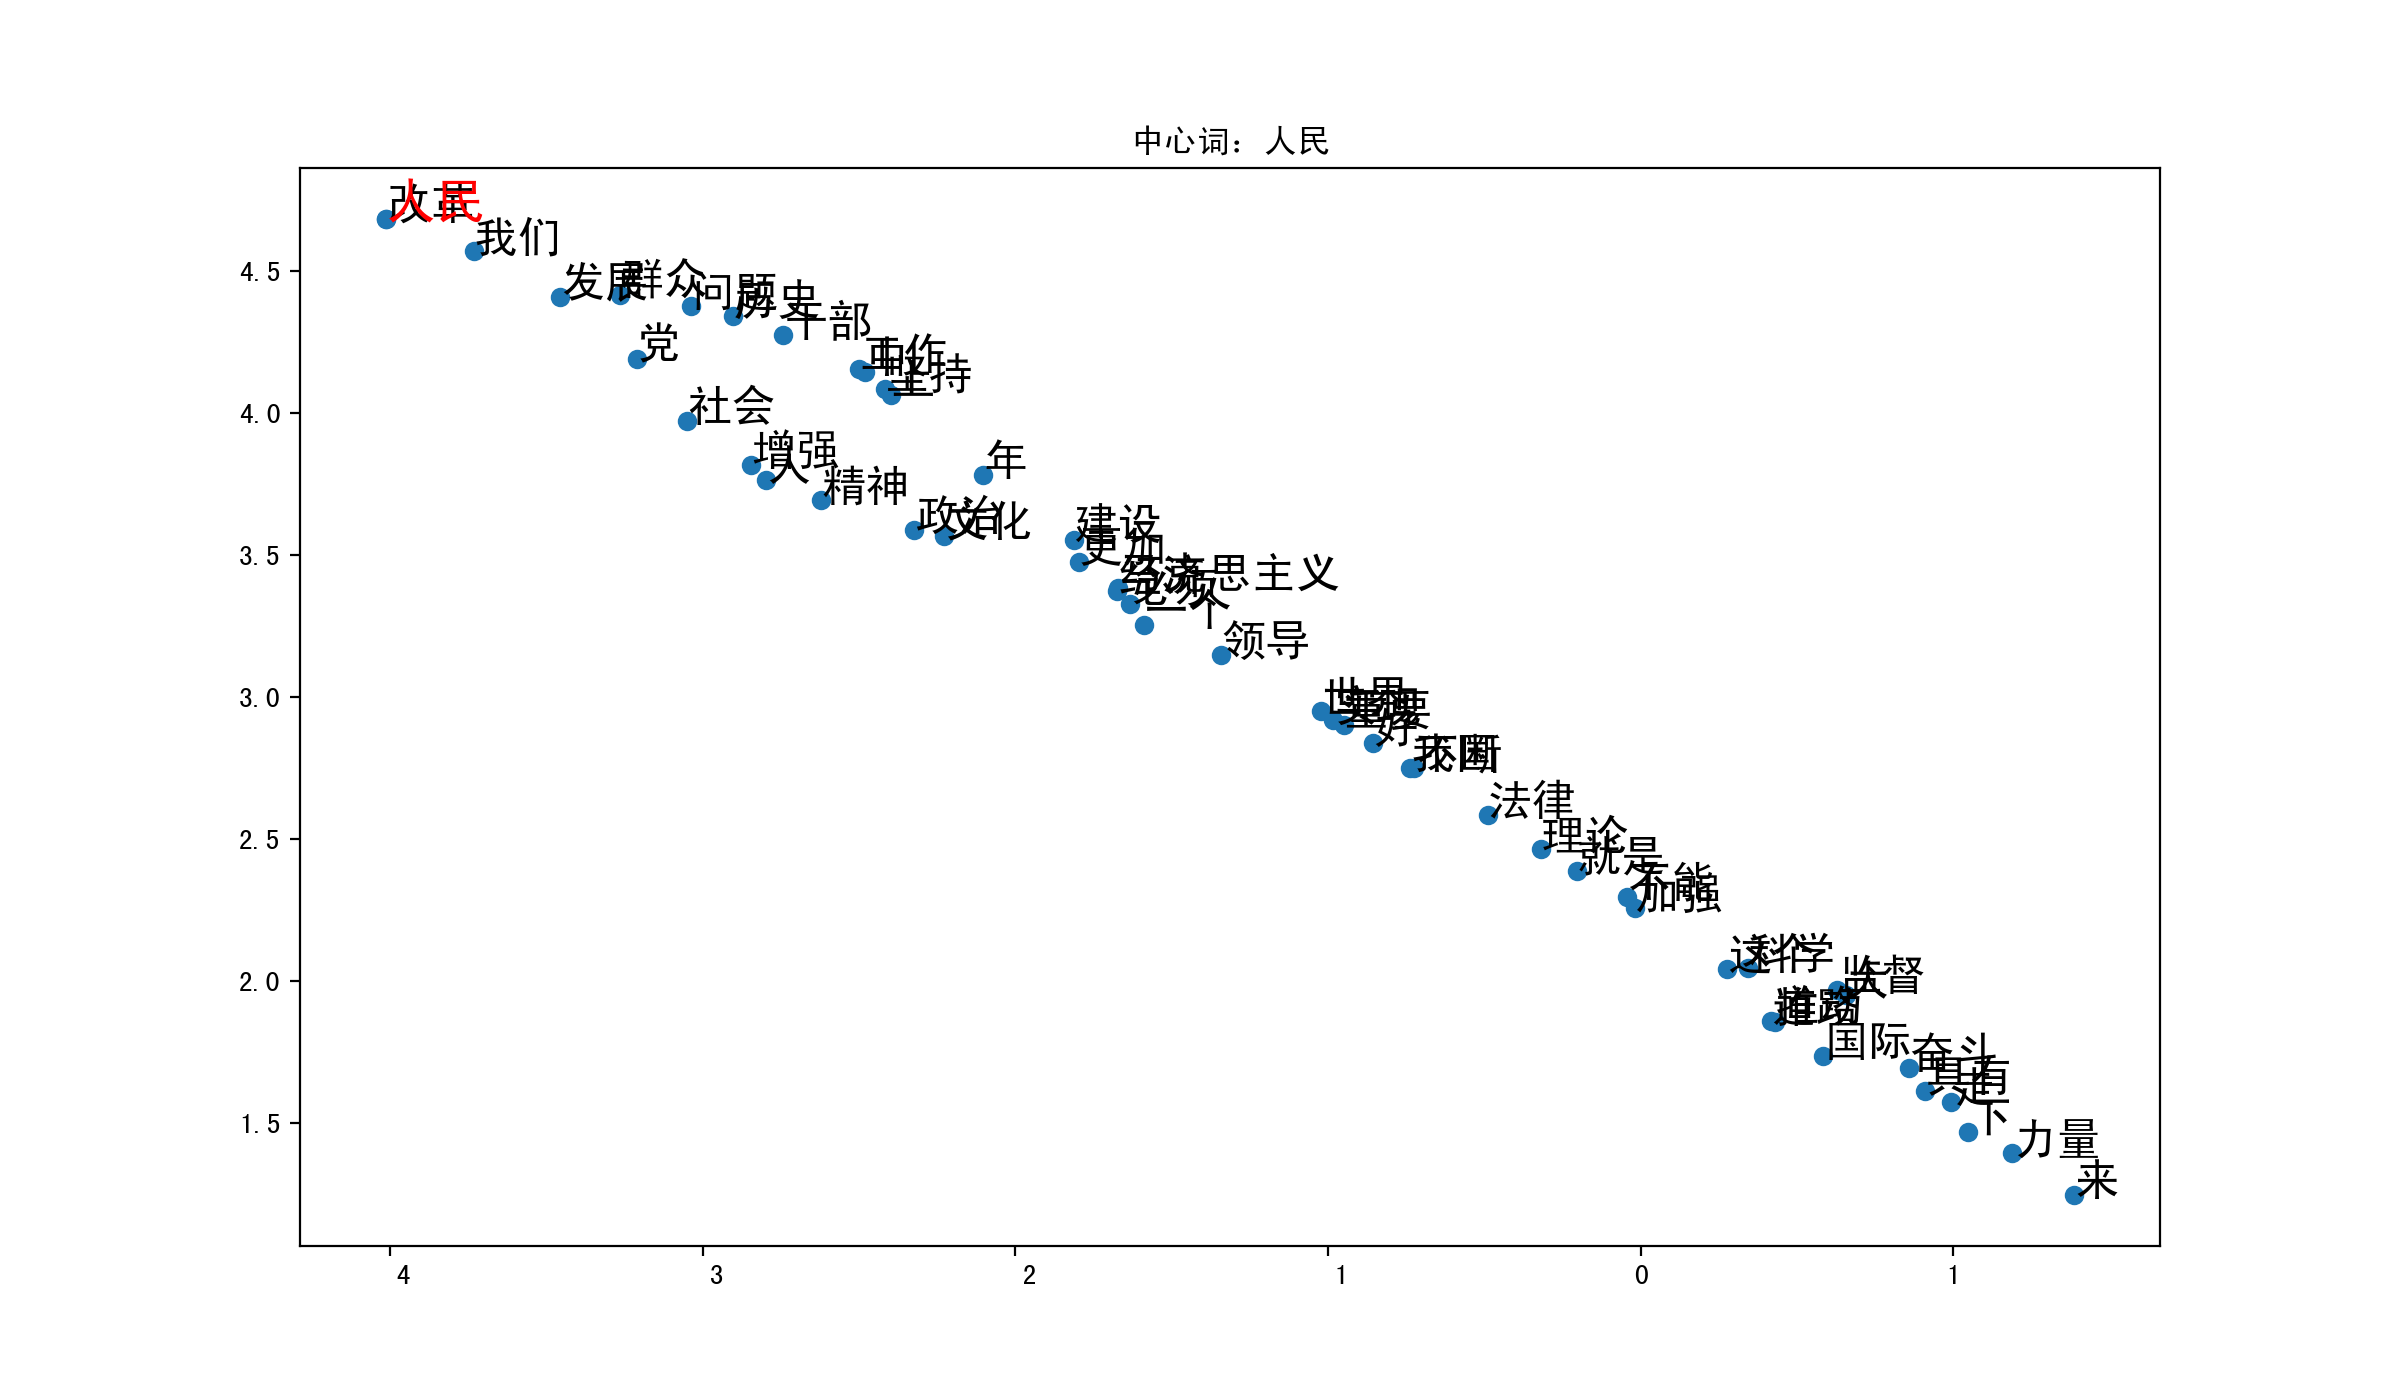

Write Python code to recreate this figure.
#!/usr/bin/env python3
# -*- coding: utf-8 -*-

import pathlib
from gensim.models import word2vec

# 构建模型
model_path = pathlib.Path('mymodel')
if model_path.exists():
    model=word2vec.Word2Vec.load('mymodel')
else:
    import jieba
    import jieba.posseg as pseg
    import logging
    jieba.setLogLevel(logging.INFO)

    import readany
    PATH = pathlib.Path('~/Folders/mycorpus').expanduser()
    s = readany.read(PATH / 'xxqg')

    def cut_flag(s):  
        return [f'{word_flag.word}/{word_flag.flag}' for word_flag in words]

    
    sentences = s.split()

    # 切分词汇
    STOPWORDS = {'要', '把', '着', '了', '有', '没有', '也', '到', '的', '在', '都', '不','就',
    '以', '等', '是', '为', '更', '这', '从', '对', '使', '又', '既', '不是', '和', '与', '这个',
    '。', '，', '、', '；'}
    sentences= [[w for w in jieba.cut(s) if w not in STOPWORDS] for s in sentences]

    model = word2vec.Word2Vec(sentences, min_count=3, workers=4, size=100, window=5)
    model.save('mymodel')

# 进行相关性比较

word = '人民'

words = model.wv.most_similar(word, topn=50)
words = [word[0] for word in words] + [word]

from sklearn.manifold import TSNE
X_tsne = TSNE(n_components=2, learning_rate=100).fit_transform(model.wv[words])


import matplotlib.pyplot as plt 
import matplotlib
matplotlib.rcParams['font.sans-serif'] = ['simhei'] 
matplotlib.rcParams['font.family']='sans-serif'

plt.figure(figsize=(12, 7))
plt.scatter(X_tsne[:,0], X_tsne[:,1])

for i, Xi in enumerate(X_tsne[:-1]):
    x=Xi[0]
    y=Xi[1]
    plt.text(x, y, words[i],size = 16)
plt.text(X_tsne[-1][0], X_tsne[-1][1], words[-1], size=18, color='r')
plt.title(f'中心词：{word}')
plt.show()
